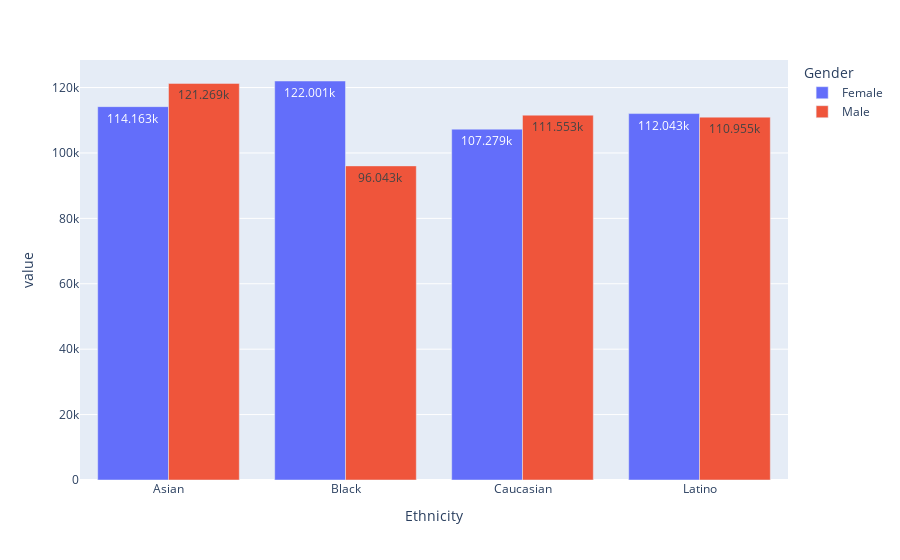

The cell this chart's notebook holds for it:
### Code cell
import plotly.express as px

fig = px.bar(subset, barmode='group', text_auto=True)
fig.show()

### Figure 1 — Plotly figure (JSON) as saved in the notebook; plotly's stock layout.template omitted (floating-point values rounded to 4 significant figures)
{"data": [{"alignmentgroup": "True", "hovertemplate": "Gender=Female<br>Ethnicity=%{x}<br>value=%{y}<extra></extra>", "legendgroup": "Female", "marker": {"color": "#636efa", "pattern": {"shape": ""}}, "name": "Female", "offsetgroup": "Female", "orientation": "v", "showlegend": true, "textposition": "auto", "texttemplate": "%{y}", "type": "bar", "x": ["Asian", "Black", "Caucasian", "Latino"], "xaxis": "x", "y": [114163, 122001, 107279, 112043], "yaxis": "y"}, {"alignmentgroup": "True", "hovertemplate": "Gender=Male<br>Ethnicity=%{x}<br>value=%{y}<extra></extra>", "legendgroup": "Male", "marker": {"color": "#EF553B", "pattern": {"shape": ""}}, "name": "Male", "offsetgroup": "Male", "orientation": "v", "showlegend": true, "textposition": "auto", "texttemplate": "%{y}", "type": "bar", "x": ["Asian", "Black", "Caucasian", "Latino"], "xaxis": "x", "y": [121269, 96043, 111553, 110955], "yaxis": "y"}], "layout": {"barmode": "group", "legend": {"title": {"text": "Gender"}, "tracegroupgap": 0}, "margin": {"t": 60}, "xaxis": {"anchor": "y", "domain": [0, 1], "title": {"text": "Ethnicity"}}, "yaxis": {"anchor": "x", "domain": [0, 1], "title": {"text": "value"}}}}
